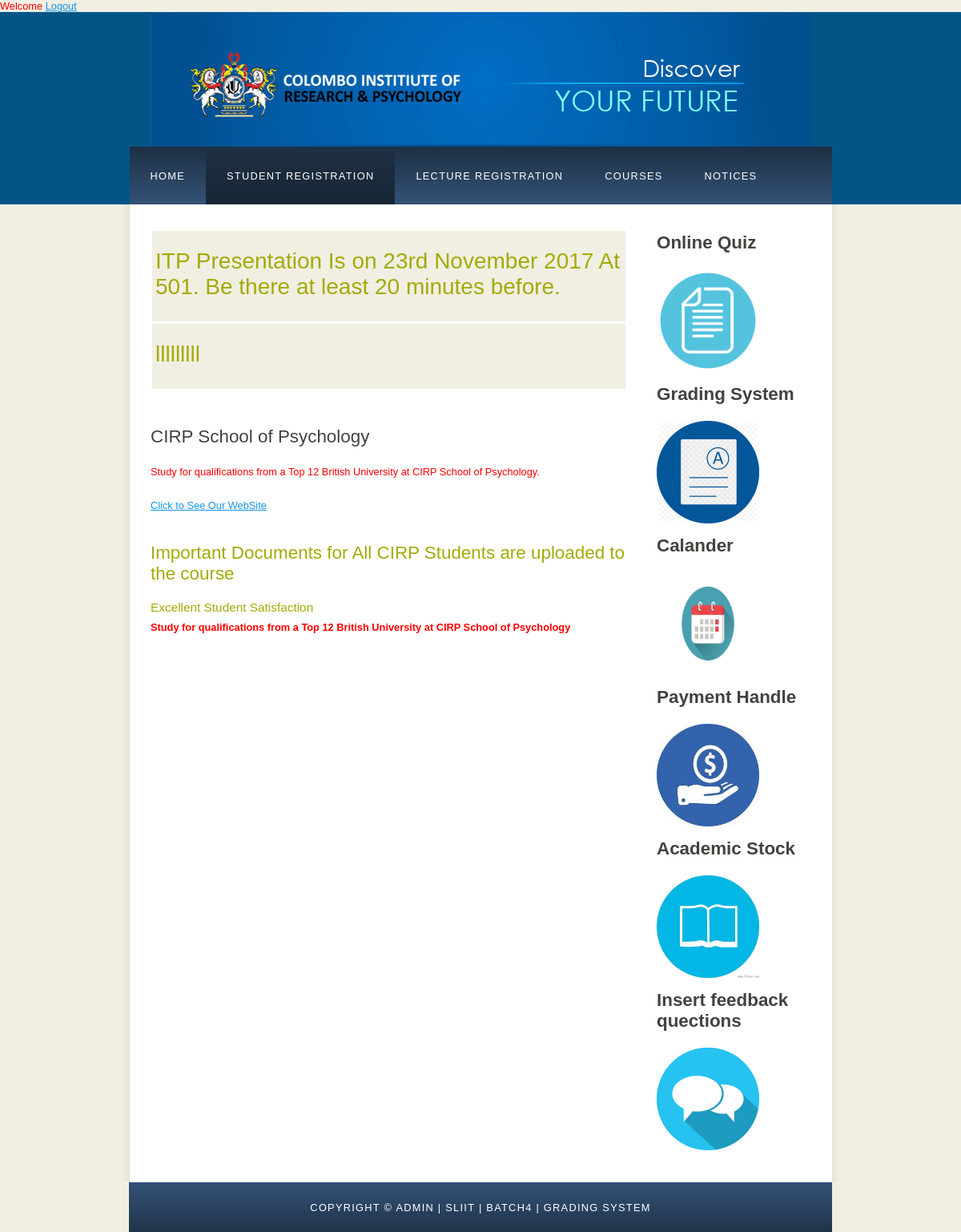
/a/admin.php, run on the app's committed database.
### tables this page shows
CREATE TABLE `notices` (
  `id` int(100) NOT NULL,
  `notice` varchar(100) NOT NULL
);

### a/admin.php (the view, shortened to what this page needs)
<?php
echo "<div style ='color:#ff0000'>Welcome "."".$_SESSION["uname"];
?>
<a href="homelogin.php"> Logout </a>
<!DOCTYPE HTML>
<html>
<head>
  <link rel="stylesheet" type="text/css" href="styleb/style.css" title="style" />
</head>
<body>
  <div id="main">
    <div id="header">
      <div id="logo">
      </div>
      <div id="menubar">
        <ul id="menu">
          <li><a href="admin.php">Home</a></li>
          <li class="selected"><a href="Sregister.php">Student Registration</a></li>
          <li><a href="Lregister.php">Lecture registration</a></li>
          <li><a href="courses.php">Courses</a></li>
          <li><a href="notices.php">Notices</a></li>
        </ul>
      </div>
    </div>
    <div id="site_content">
      <div class="sidebar">
<h3><B>Online Quiz</B></h3>
<a href="../navi/Llogin.php">
	<img src="styleb/1a.png" alt="HTML5 Icon" style="width:128px;height:128px;">
</a>
<h3><B>Grading System</B></h3>
<a href="../cirp/lfrontView.php">
	<img src="styleb/1c.png" alt="HTML5 Icon" style="width:128px;height:128px;">
</a>
<h3><B>Calander</B></h3>
<a href="../arju/admin/Calendar.php">
	<img src="styleb/1d.jpg" alt="HTML5 Icon" style="width:128px;height:128px;">
</a>
<h3><B>Payment Handle</B></h3>
<a href="../mali/indexmain.php">
	<img src="styleb/1e.jpg" alt="HTML5 Icon" style="width:128px;height:128px;">
</a>
<h3><B>Academic Stock</B></h3>
<a href="../madu/index.php">
	<img src="styleb/1f.jpg" alt="HTML5 Icon" style="width:128px;height:128px;">
</a>
<h3><B>Insert feedback quections</B></h3>
<a href="../sachi/finalFeedback/pages/insertFeedbackCourse.php">
	<img src="styleb/1b.png" alt="HTML5 Icon" style="width:128px;height:128px;">
</a>
      </div>
      <div id="content">
<table >
<?php
    $con = mysqli_connect('localhost','root','');
    $sql = "SELECT id,notice FROM notices";
    $records = mysqli_query($con,$sql);
    while($row = mysqli_fetch_array($records))
    {
        echo "<tr>";
	echo "<td><h2>"   .$row['notice']."</h2></td>";
   }
?>
</table>
        <h1>CIRP School of Psychology</h1>
        <p>Study for qualifications from a Top 12 British University at CIRP School of Psychology.</p>
<p><a href="https://researchandpsychology.com/">Click to See Our WebSite</a></p>
        <h2>Important Documents for All CIRP Students are uploaded to the course</h2>
        <h4>Excellent Student Satisfaction</h4>
        <p><strong>Study for qualifications from a Top 12 British University at CIRP School of Psychology</strong></p>
      </div>
    </div>
    <div id="footer">
      Copyright &copy; ADMIN | SLIIT | BATCH4 | GRADING SYSTEM
    </div>
  </div>
</body>
</html>

### a/styleb/style.css (style rules this page uses)
html { height: 100%; }
* { margin: 0; padding: 0; }
body { font: normal .80em 'trebuchet ms', arial, sans-serif; background: #F0EFE2; color: #777; }
p { padding: 0 0 20px 0; line-height: 1.7em; }
img { border: 0; }
h1, h2, h3, h4, h5, h6 { font: normal 175% 'century gothic', arial, sans-serif; color: #43423F; margin: 0 0 15px 0; padding: 15px 0 5px 0; }
h2 { font: normal 175% 'century gothic', arial, sans-serif; color: #A4AA04; }
h4, h5, h6 { margin: 0; padding: 0 0 5px 0; font: normal 120% arial, sans-serif; color: #A4AA04; }
a, a:hover { outline: none; text-decoration: underline; color: #1293EE; }
ul { margin: 2px 0 22px 17px; }
ul li { list-style-type: circle; margin: 0 0 6px 0; padding: 0 0 4px 5px; }
#main, #logo, #menubar, #site_content, #footer { margin-left: auto; margin-right: auto; }
#header { background: #025587; height: 240px; }
#logo { width: 825px; position: relative; height: 168px; background: #025587 url(logo.png) no-repeat; }
#menubar { width: 877px; height: 72px; padding: 0; background: #29415D url(menu.png) repeat-x; }
ul#menu, ul#menu li { float: left; margin: 0; padding: 0; }
ul#menu li { list-style: none; }
ul#menu li a { letter-spacing: 0.1em; font: normal 100% 'lucida sans unicode', arial, sans-serif; display: block; float: left; height: 37px; padding: 29px 26px 6px 26px; text-align: center; color: #FFF; text-transform: uppercase; text-decoration: none; background: transparent; }
ul#menu li a:hover, ul#menu li.selected a, ul#menu li.selected a:hover { color: #FFF; background: #1C2C3E url(menu_select.png) repeat-x; }
#site_content { width: 837px; overflow: hidden; margin: 0 auto 0 auto; padding: 20px 24px 20px 37px; background: #FFF url(content.png) repeat-y; }
.sidebar { float: right; width: 190px; padding: 0 15px 20px 15px; }
#content { text-align: left; width: 595px; padding: 0; }
#footer { width: 878px; font: normal 100% 'lucida sans unicode', arial, sans-serif; height: 33px; padding: 24px 0 5px 0; text-align: center; background: #29425E url(footer.png) repeat-x; color: #FFF; text-transform: uppercase; letter-spacing: 0.1em; }
table { margin: 10px 0 30px 0; }
table tr th, table tr td { background: #3B3B3B; color: #FFF; padding: 7px 4px; text-align: left; }
table tr td { background: #F0EFE2; color: #47433F; border-top: 1px solid #FFF; }

### data on the page
notices: notice "ITP Presentation Is on 23rd November 2017 At 501. Be there at least 20 minutes before."
notices: notice "lllllllll"
